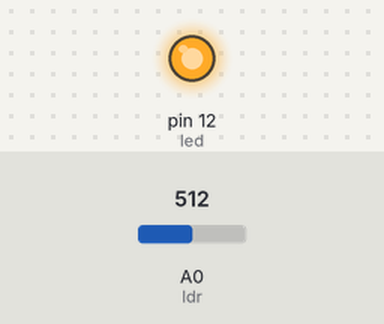
A sketch run on a simulated Arduino Uno, built with avr-gcc and run on an emulated ATmega328P. Parts: output pins drawn as LEDs (lit = HIGH). Inputs (shaded band) come from the test bench; at power-on: A0 (ldr) = 512.

Above: at 1.2 s.
1.3 s: A0 (ldr) set to 788
2.8 s: A0 (ldr) set to 815
At 3.6 s:
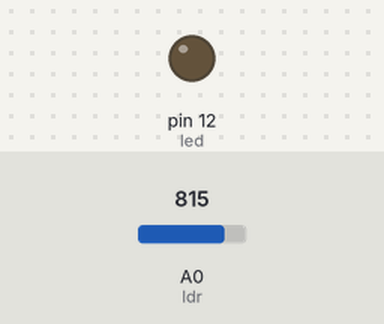
4.3 s: A0 (ldr) set to 790
At 4.7 s:
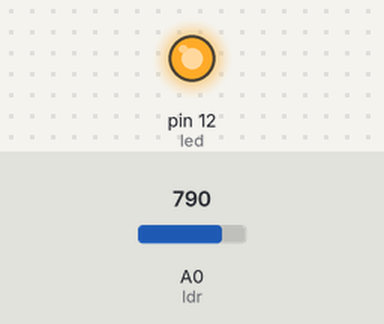
5.8 s: A0 (ldr) set to 810
At 7.1 s:
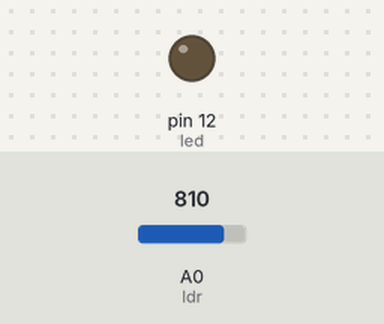
Timing chart, 0 to 8.3 s (numbered marks = the images above; inputs shaded):
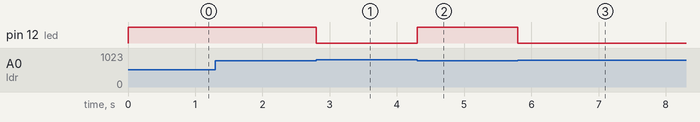

The sketch:

main.ino
```cpp
int led = 12; //переменная с номером пина светодиода
int ldr = 0; //и фоторезистора

void setup() //процедура setup
{

  pinMode(led, OUTPUT); //указываем, что светодиод - выход

}

void loop() //процедура loop
{

  if (analogRead(ldr) < 800) digitalWrite(led, HIGH);

//если показатель освещенности меньше 800, включаем светодиод

  else digitalWrite(led, LOW); //иначе выключаем

}
```

Measured:
- the behaviour switches between 799 and 800 on A0 (ldr) (found by bisection; images 0 and 1)
- after the input at 1.3 s, every drawn part: stays the same
- after the input at 2.8 s, pin 12 (led): HIGH → LOW at once
- after the input at 4.3 s, pin 12 (led): LOW → HIGH at once
- after the input at 5.8 s, pin 12 (led): HIGH → LOW at once
